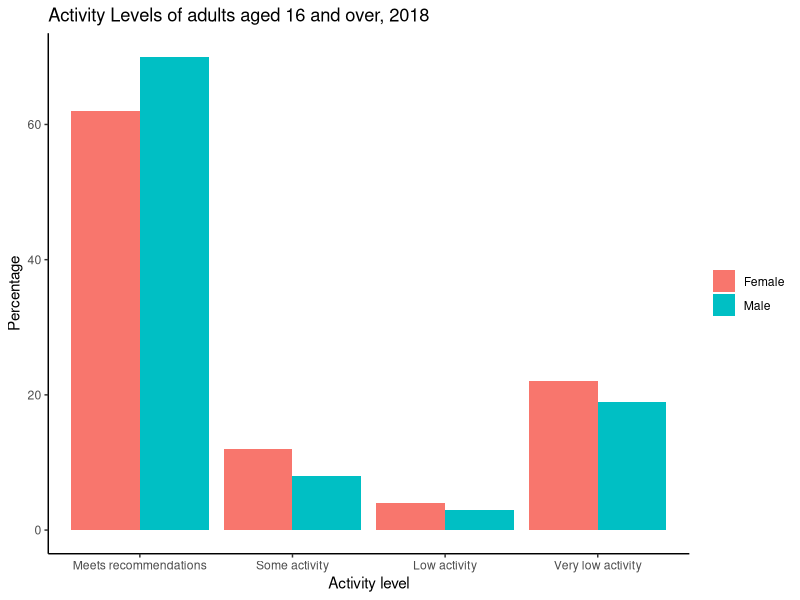

Source code (R):
#########################################
# A healthy diet and regular exercise   #
#########################################

# Priority 6: A Scotland where we eat well, have a healthy weight and are physically active

# Resources: 
#   Public Health Priorities: https://www.gov.scot/binaries/content/documents/govscot/publications/corporate-report/2018/06/scotlands-public-health-priorities/documents/00536757-pdf/00536757-pdf/govscot%3Adocument/00536757.pdf
#
# A healthy diet and regular exercise bring a wide range of benefits for both physical and mental health
# Poor diet, an unhealthy weight and physical inactivity are all major and growing issues for Scotland and impact across all public services and communities, and with significant costs to the economy.
# It is a very complex and challenging topic where multiple factors play role - our income, influence from family and friends, marketing influences;
#   - access to affordable sports, social expectations etc.
# In 2018, a 36 pages long action plan called A More Active Scotland was published. It's aim has been to find ways to encourage people to be more physically active
# (just to pick an example, it was suggesting to increase investment that support active travel, eg making towns and cities safer for walkers and cyclist)
# This actions plan cooperates with various has further impact to other action plans, for instance plans aiming to lower carbon emission etc.
# In July last year, the Scottish Government published a plan called A Healthier Future – Scotland's Diet and Healthy Weight Delivery Plan. The plan sets out a vision for everyone in Scotland to eat well and have a healthy weight.
#
# Diet, physical activity and sedentary behavior are strongly associated with BMI


# Graph - Activity Levels of adults aged 16 and over, 2018
#
# Data: Adult Physical Activity, xlsx, sheet W243, available from: https://www.gov.scot/publications/scottish-health-survey-2018-supplementary-tables/
# Along with eating well and having a healthy weight, being physically active forms one of the six Public Health Priorities for Scotland published jointly by the Scottish Government and COSLA in 2018.
# The CMO 2011 recommendations stated that adults should engage in at least moderate activity for a minimum of 150 minutes a week. Alternatively, 75 minutes of vigorous activity spread across the week.
#
# We are looking at a graph showing an Estimate of Activity Levels of adults aged 16 and over in Scotland in 2018
# An estimated 66% of adults (aged 16 years and over) met the guideline to do at least 150 minutes moderate or 75 minutes vigorous activity (or an equivalent combination of these) per week in 2018
# Men were more likely than women to meet physical activity guidelines in 2018 (70% and 62%, respectively).
# Adults in the most deprived areas of Scotland were least likely to meet physical activity guidelines.
#
# Physical inactivity is estimated to contributes to nearly 2,500 deaths in Scotland annually, costing the NHS around £94 million.



# load in libraries
library(tidyverse)
library(here)
library(lubridate)

physical_activity <- read_csv(here("data/priority_6/physical_activity/activity_level_2018_tidy.csv")) %>% 
  # change the order of factor levels by specifying the order of activity_level explicitly (class changed in tidy script but fct was not transfered accross)
  mutate(
    activity_level = factor(activity_level, levels = c("Meets recommendations", "Some activity", "Low activity", "Very low activity"))
  )

# plot Physical activity levels graph in Scotland by age, 2018
physical_activity_graph <- physical_activity %>% 
  ggplot() +
  aes(x = activity_level, y = total, fill = gender) +
  geom_col(position = "dodge") +
  theme_classic() +
  theme(legend.title = element_blank()) +
  labs(
    x = "Activity level",
    y = "Percentage",
    title = "Activity Levels of adults aged 16 and over, 2018"
  )
